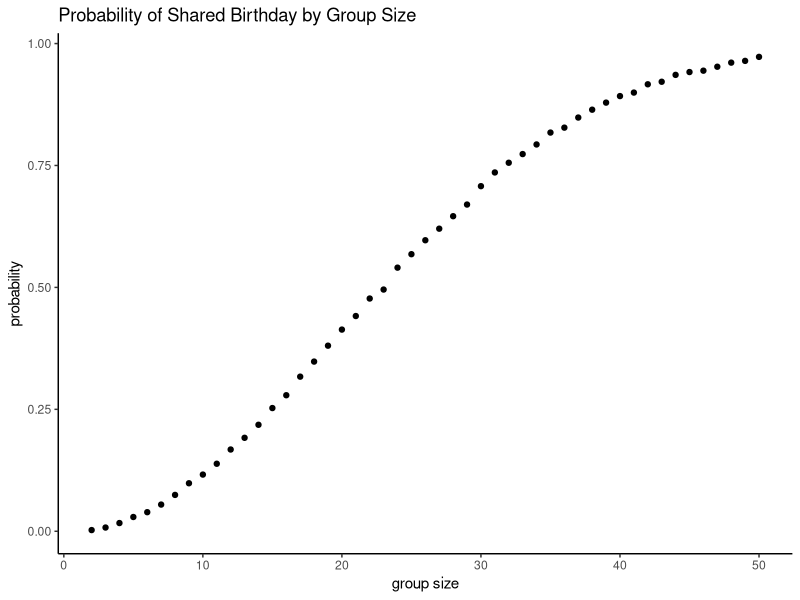

The R script that drew this image: (Note: this script raises an error after producing the figure.)
## ---- chunk 1
library(tidyverse)
set.seed(1)
## ---- chunk 2
bday_sim = function(n) {
  birthdays = sample(1:365, size = n, replace = T)
  if (n_distinct(birthdays) < n) {
    T
  } else {
    F
  }
}
bday_sim(2)
bday_sim(50)
## ---- chunk 3
sim_results_df =
  expand_grid(
    group_size = 2:50,
    iter = 1:10000
  ) |>
  mutate(
    shared_bday = map(group_size, bday_sim)
  ) |>
  unnest(shared_bday)

head(sim_results_df)
## ---- chunk 4
sim_summary = 
  sim_results_df |> 
  group_by(group_size) |> 
  summarize(prob_shared = mean(shared_bday))

head(sim_summary)
## ---- chunk 5
sim_summary |> 
  ggplot(aes(group_size, prob_shared)) +
  geom_point() +
  labs(title = "Probability of Shared Birthday by Group Size",
       x = "group size",
       y = "probability") +
  theme_classic()
## ---- chunk 6
all_df = 
  tibble(files = list.files("data/"),
         path = str_c("data/", files)
  )

all_df =
  all_df |>
  mutate(data = map(path, read_csv)) |>
  unnest(cols = "data")
## ---- chunk 7
tidy_df = 
  all_df |> 
  mutate(
    files = str_replace(files, ".csv", ""), 
    arm = str_sub(files, 1, 3),
    subj_id = str_sub(files, 5, 6)
  ) |> 
  pivot_longer(
    week_1:week_8,
    names_to = "week",
    values_to = "observation",
    names_prefix = "week_"
  ) |> 
  mutate(week = as.numeric(week)) |> 
  select(id = files, arm, subj_id, week, observation)

head(tidy_df)
## ---- chunk 8
tidy_df |>
  ggplot(aes(x = week, y = observation, group = id, color = arm)) +
  geom_line() +
  facet_grid(~arm) +
  labs(
    title = "Observations Over Time by Subject, by Study Arm",
    x = "week",
    y = "observation",
    color = "arm"
  ) +
  theme_classic()
## ---- chunk 9
sim_t_test = function(mu, n = 30, sigma = 5) {
  x = rnorm(n, mean = mu, sd = sigma)
  t.test(x, mu = 0) |> 
    broom::tidy() |> 
    select(mu_hat = estimate, p_value = p.value)
}
## ---- chunk 10
sim_results_df = 
  expand_grid(
    true_mu = 0:6,
    iter = 1:5000
  ) |> 
  mutate(
    estimate_df = map(true_mu, sim_t_test)
  ) |> 
  unnest(estimate_df)
## ---- chunk 11
power_df =
  sim_results_df |>
  mutate(reject = p_value < 0.05) |>
  group_by(true_mu) |>
  summarise(power = mean(reject))

power_df |>
  ggplot(aes(x = true_mu, y = power)) +
  geom_point() +
  geom_line() +
  labs(
    title = "Power of T test",
    x = "True value mu",
    y = "Power"
  ) +
  theme_classic()
## ---- chunk 12
avg_all_df = 
  sim_results_df |> 
  group_by(true_mu) |> 
  summarise(avg_mu_hat = mean(mu_hat))

avg_reject_df = 
  sim_results_df |> 
  filter(p_value < 0.05) |> 
  group_by(true_mu) |> 
  summarise(avg_mu_hat = mean(mu_hat))
## ---- chunk 13
avg_all_df |>
  ggplot(aes(x = true_mu, y = avg_mu_hat)) +
  geom_point() +
  geom_line() +
  labs(title = "Average Mu Estimate by all Samples",
       x = "true mu",
       y = "average estimate mu"
  ) +
  theme_classic()

avg_reject_df |>
  ggplot(aes(x = true_mu, y = avg_mu_hat)) +
  geom_point() +
  geom_line() +
  labs(title = "Average Mu Estimate by Null Rejected",
       x = "true mu",
       y = "average estimate mu"
  ) +
  theme_classic()
